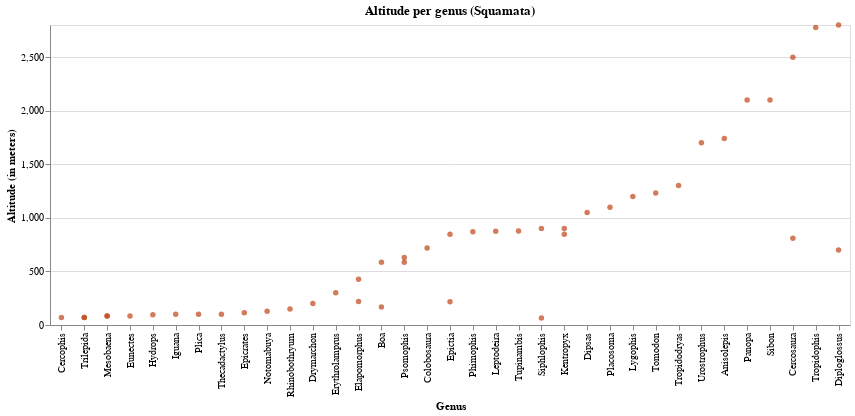

The cell this chart's notebook holds for it:
### Code cell
# ordering x-axis per mean altitude
temp = alt.Chart(teste[(teste['genero_atual'].isin(grupo2))], title='Altitude per genus (Squamata)',
                width=800).mark_circle(color= cores[0]).encode(
    x = alt.X('genero_atual', type='nominal', title='Genus',
             sort=alt.EncodingSortField('altitude', op="max", order="ascending")),
    y = alt.Y('altitude', type='quantitative', title='Altitude (in meters)'),
    tooltip = alt.Tooltip(['numero_catalogo','especie_atual','subespecie_atual', 
                            'qualificador_atual', 'ano_coleta','altitude'])
)

temp.save('./graphs/altitude/genus/altitude_per_genus-menor-var.html')
temp

### Figure 1 — Vega-Lite specification as saved in the notebook (floating-point values rounded to 4 significant figures)
{"config": {"view": {"continuousWidth": 400, "continuousHeight": 300}}, "data": {"name": "data-e97b8de580a1bec640fb59b3024aff3f"}, "mark": {"type": "circle", "color": "#BF4417"}, "encoding": {"tooltip": [{"type": "quantitative", "field": "numero_catalogo"}, {"type": "nominal", "field": "especie_atual"}, {"type": "nominal", "field": "subespecie_atual"}, {"type": "nominal", "field": "qualificador_atual"}, {"type": "quantitative", "field": "ano_coleta"}, {"type": "quantitative", "field": "altitude"}], "x": {"type": "nominal", "field": "genero_atual", "sort": {"field": "altitude", "op": "max", "order": "ascending"}, "title": "Genus"}, "y": {"type": "quantitative", "field": "altitude", "title": "Altitude (in meters)"}}, "title": "Altitude per genus (Squamata)", "width": 800, "$schema": "https://vega.github.io/schema/vega-lite/v4.8.1.json", "datasets": {"data-e97b8de580a1bec640fb59b3024aff3f": [{"altitude": 100.0, "especie_atual": "iguana", "genero_atual": "Iguana", "ordem": "Squamata", "familia": "Iguanidae", "ano_coleta": 2011.0, "qualificador_atual": null, "numero_catalogo": 20786, "subespecie_atual": "nan"}, {"altitude": 100.0, "especie_atual": "umbra", "genero_atual": "Plica", "ordem": "Squamata", "familia": "Tropiduridae", "ano_coleta": 2011.0, "qualificador_atual": null, "numero_catalogo": 20785, "subespecie_atual": "nan"}, {"altitude": 100.0, "especie_atual": "rapicauda", "genero_atual": "Thecadactylus", "ordem": "Squamata", "familia": "Phyllodactylidae", "ano_coleta": 2011.0, "qualificador_atual": null, "numero_catalogo": 20784, "subespecie_atual": "nan"}, {"altitude": 1050.0, "especie_atual": "alternans", "genero_atual": "Dipsas", "ordem": "Squamata", "familia": "Dipsadidae", "ano_coleta": 2010.0, "qualificador_atual": null, "numero_catalogo": 19595, "subespecie_atual": "nan"}, {"altitude": 1100.0, "especie_atual": "cordylinum", "genero_atual": "Placosoma", "ordem": "Squamata", "familia": "Gymnophthalmidae", "ano_coleta": null, "qualificador_atual": "c.", "numero_catalogo": 4449, "subespecie_atual": "nan"}, {"altitude": 115.0, "especie_atual": "crassus", "genero_atual": "Epicrates", "ordem": "Squamata", "familia": "Boidae", "ano_coleta": 2008.0, "qualificador_atual": null, "numero_catalogo": 17695, "subespecie_atual": "nan"}, {"altitude": 1200.0, "especie_atual": "meridionalis", "genero_atual": "Lygophis", "ordem": "Squamata", "familia": "Dipsadidae", "ano_coleta": null, "qualificador_atual": null, "numero_catalogo": 7705, "subespecie_atual": "nan"}, {"altitude": 1233.0, "especie_atual": "dorsatus", "genero_atual": "Tomodon", "ordem": "Squamata", "familia": "Dipsadidae", "ano_coleta": 2015.0, "qualificador_atual": null, "numero_catalogo": 25273, "subespecie_atual": "nan"}, {"altitude": 128.0, "especie_atual": "frenata", "genero_atual": "Notomabuya", "ordem": "Squamata", "familia": "Scincidae", "ano_coleta": 2011.0, "qualificador_atual": null, "numero_catalogo": 26186, "subespecie_atual": "nan"}, {"altitude": 1302.0, "especie_atual": "striaticeps", "genero_atual": "Tropidodryas", "ordem": "Squamata", "familia": "Dipsadidae", "ano_coleta": 2013.0, "qualificador_atual": null, "numero_catalogo": 24970, "subespecie_atual": "nan"}, {"altitude": 149.0, "especie_atual": "lentiginosum", "genero_atual": "Rhinobothryum", "ordem": "Squamata", "familia": "Colubridae", "ano_coleta": 2011.0, "qualificador_atual": null, "numero_catalogo": 20787, "subespecie_atual": "nan"}, {"altitude": 169.0, "especie_atual": "constrictor", "genero_atual": "Boa", "ordem": "Squamata", "familia": "Boidae", "ano_coleta": 1995.0, "qualificador_atual": null, "numero_catalogo": 8873, "subespecie_atual": "nan"}, {"altitude": 1700.0, "especie_atual": "vautieri", "genero_atual": "Urostrophus", "ordem": "Squamata", "familia": "Leiosauridae", "ano_coleta": 1948.0, "qualificador_atual": null, "numero_catalogo": 19181, "subespecie_atual": "nan"}, {"altitude": 1740.0, "especie_atual": "grilli", "genero_atual": "Anisolepis", "ordem": "Squamata", "familia": "Leiosauridae", "ano_coleta": 2004.0, "qualificador_atual": null, "numero_catalogo": 14167, "subespecie_atual": "nan"}, {"altitude": 200.0, "especie_atual": "corais", "genero_atual": "Drymarchon", "ordem": "Squamata", "familia": "Colubridae", "ano_coleta": 2011.0, "qualificador_atual": null, "numero_catalogo": 20988, "subespecie_atual": "nan"}, {"altitude": 2100.0, "especie_atual": "croizati", "genero_atual": "Panopa", "ordem": "Squamata", "familia": "Scincidae", "ano_coleta": 1999.0, "qualificador_atual": null, "numero_catalogo": 8126, "subespecie_atual": "nan"}, {"altitude": 2100.0, "especie_atual": "nebulatus", "genero_atual": "Sibon", "ordem": "Squamata", "familia": "Dipsadidae", "ano_coleta": null, "qualificador_atual": null, "numero_catalogo": 8134, "subespecie_atual": "nan"}, {"altitude": 218.0, "especie_atual": "munoai", "genero_atual": "Epictia", "ordem": "Squamata", "familia": "Leptotyphlopidae", "ano_coleta": 2011.0, "qualificador_atual": null, "numero_catalogo": 20933, "subespecie_atual": "nan"}, {"altitude": 219.0, "especie_atual": "quinquelineatus", "genero_atual": "Elapomorphus", "ordem": "Squamata", "familia": "Dipsadidae", "ano_coleta": 2008.0, "qualificador_atual": null, "numero_catalogo": 16373, "subespecie_atual": "nan"}, {"altitude": 2500.0, "especie_atual": "schreibersii", "genero_atual": "Cercosaura", "ordem": "Squamata", "familia": "Gymnophthalmidae", "ano_coleta": 1983.0, "qualificador_atual": null, "numero_catalogo": 16550, "subespecie_atual": "nan"}, {"altitude": 2777.0, "especie_atual": "taczanowskyi", "genero_atual": "Tropidophis", "ordem": "Squamata", "familia": "Tropidophiidae", "ano_coleta": 2000.0, "qualificador_atual": null, "numero_catalogo": 24943, "subespecie_atual": "nan"}, {"altitude": 2800.0, "especie_atual": "lessonae", "genero_atual": "Diploglossus", "ordem": "Squamata", "familia": "Anguidae", "ano_coleta": 1989.0, "qualificador_atual": null, "numero_catalogo": 8418, "subespecie_atual": "nan"}, {"altitude": 300.0, "especie_atual": "mimus", "genero_atual": "Erythrolamprus", "ordem": "Squamata", "familia": "Dipsadidae", "ano_coleta": 2008.0, "qualificador_atual": null, "numero_catalogo": 24940, "subespecie_atual": "nan"}, {"altitude": 426.0, "especie_atual": "quinquelineatus", "genero_atual": "Elapomorphus", "ordem": "Squamata", "familia": "Dipsadidae", "ano_coleta": 2007.0, "qualificador_atual": null, "numero_catalogo": 15574, "subespecie_atual": "nan"}, {"altitude": 585.0, "especie_atual": "constrictor", "genero_atual": "Boa", "ordem": "Squamata", "familia": "Boidae", "ano_coleta": 2006.0, "qualificador_atual": null, "numero_catalogo": 15157, "subespecie_atual": "amarali"}, {"altitude": 585.0, "especie_atual": "joberti", "genero_atual": "Psomophis", "ordem": "Squamata", "familia": "Dipsadidae", "ano_coleta": 2006.0, "qualificador_atual": null, "numero_catalogo": 15218, "subespecie_atual": "nan"}, {"altitude": 630.0, "especie_atual": "joberti", "genero_atual": "Psomophis", "ordem": "Squamata", "familia": "Dipsadidae", "ano_coleta": 2004.0, "qualificador_atual": null, "numero_catalogo": 14909, "subespecie_atual": "nan"}, {"altitude": 65.0, "especie_atual": "cervinus", "genero_atual": "Siphlophis", "ordem": "Squamata", "familia": "Dipsadidae", "ano_coleta": 2011.0, "qualificador_atual": null, "numero_catalogo": 20780, "subespecie_atual": "nan"}, {"altitude": 70.0, "especie_atual": "aurata", "genero_atual": "Cercophis", "ordem": "Squamata", "familia": "Dipsadidae", "ano_coleta": 2002.0, "qualificador_atual": null, "numero_catalogo": 10948, "subespecie_atual": "nan"}, {"altitude": 700.0, "especie_atual": "fasciatus", "genero_atual": "Diploglossus", "ordem": "Squamata", "familia": "Anguidae", "ano_coleta": 1944.0, "qualificador_atual": null, "numero_catalogo": 8424, "subespecie_atual": "nan"}, {"altitude": 71.0, "especie_atual": "salgueiroi", "genero_atual": "Trilepida", "ordem": "Squamata", "familia": "Leptotyphlopidae", "ano_coleta": 2005.0, "qualificador_atual": null, "numero_catalogo": 14014, "subespecie_atual": "nan"}, {"altitude": 71.0, "especie_atual": "salgueiroi", "genero_atual": "Trilepida", "ordem": "Squamata", "familia": "Leptotyphlopidae", "ano_coleta": 2005.0, "qualificador_atual": null, "numero_catalogo": 14015, "subespecie_atual": "nan"}, {"altitude": 718.0, "especie_atual": "modesta", "genero_atual": "Colobosaura", "ordem": "Squamata", "familia": "Gymnophthalmidae", "ano_coleta": 2006.0, "qualificador_atual": null, "numero_catalogo": 15219, "subespecie_atual": "nan"}, {"altitude": 809.0, "especie_atual": "quadrilineata", "genero_atual": "Cercosaura", "ordem": "Squamata", "familia": "Gymnophthalmidae", "ano_coleta": 2011.0, "qualificador_atual": null, "numero_catalogo": 20957, "subespecie_atual": "nan"}, {"altitude": 83.0, "especie_atual": "rhachicephala", "genero_atual": "Mesobaena", "ordem": "Squamata", "familia": "Amphisbaenidae", "ano_coleta": 2006.0, "qualificador_atual": null, "numero_catalogo": 15324, "subespecie_atual": "nan"}, {"altitude": 83.0, "especie_atual": "rhachicephala", "genero_atual": "Mesobaena", "ordem": "Squamata", "familia": "Amphisbaenidae", "ano_coleta": 2006.0, "qualificador_atual": null, "numero_catalogo": 15325, "subespecie_atual": "nan"}, {"altitude": 84.0, "especie_atual": "notaeus", "genero_atual": "Eunectes", "ordem": "Squamata", "familia": "Boidae", "ano_coleta": 2011.0, "qualificador_atual": null, "numero_catalogo": 20959, "subespecie_atual": "nan"}, {"altitude": 848.0, "especie_atual": "vellardi", "genero_atual": "Epictia", "ordem": "Squamata", "familia": "Leptotyphlopidae", "ano_coleta": 2011.0, "qualificador_atual": null, "numero_catalogo": 20995, "subespecie_atual": "nan"}, {"altitude": 848.0, "especie_atual": "viridistriga", "genero_atual": "Kentropyx", "ordem": "Squamata", "familia": "Teiidae", "ano_coleta": 2011.0, "qualificador_atual": null, "numero_catalogo": 20996, "subespecie_atual": "nan"}, {"altitude": 871.0, "especie_atual": "guerini", "genero_atual": "Phimophis", "ordem": "Squamata", "familia": "Dipsadidae", "ano_coleta": 2005.0, "qualificador_atual": null, "numero_catalogo": 14862, "subespecie_atual": "nan"}, {"altitude": 876.0, "especie_atual": "annulata", "genero_atual": "Leptodeira", "ordem": "Squamata", "familia": "Dipsadidae", "ano_coleta": 2013.0, "qualificador_atual": null, "numero_catalogo": 24752, "subespecie_atual": "nan"}, {"altitude": 878.0, "especie_atual": "quadrilineatus", "genero_atual": "Tupinambis", "ordem": "Squamata", "familia": "Teiidae", "ano_coleta": 2006.0, "qualificador_atual": null, "numero_catalogo": 15217, "subespecie_atual": "nan"}, {"altitude": 900.0, "especie_atual": "viridistriga", "genero_atual": "Kentropyx", "ordem": "Squamata", "familia": "Teiidae", "ano_coleta": 2011.0, "qualificador_atual": null, "numero_catalogo": 20949, "subespecie_atual": "nan"}, {"altitude": 900.0, "especie_atual": "longicaudatus", "genero_atual": "Siphlophis", "ordem": "Squamata", "familia": "Dipsadidae", "ano_coleta": 2008.0, "qualificador_atual": null, "numero_catalogo": 16910, "subespecie_atual": "nan"}, {"altitude": 95.0, "especie_atual": "caesurus", "genero_atual": "Hydrops", "ordem": "Squamata", "familia": "Dipsadidae", "ano_coleta": 2011.0, "qualificador_atual": null, "numero_catalogo": 21000, "subespecie_atual": "nan"}]}}
